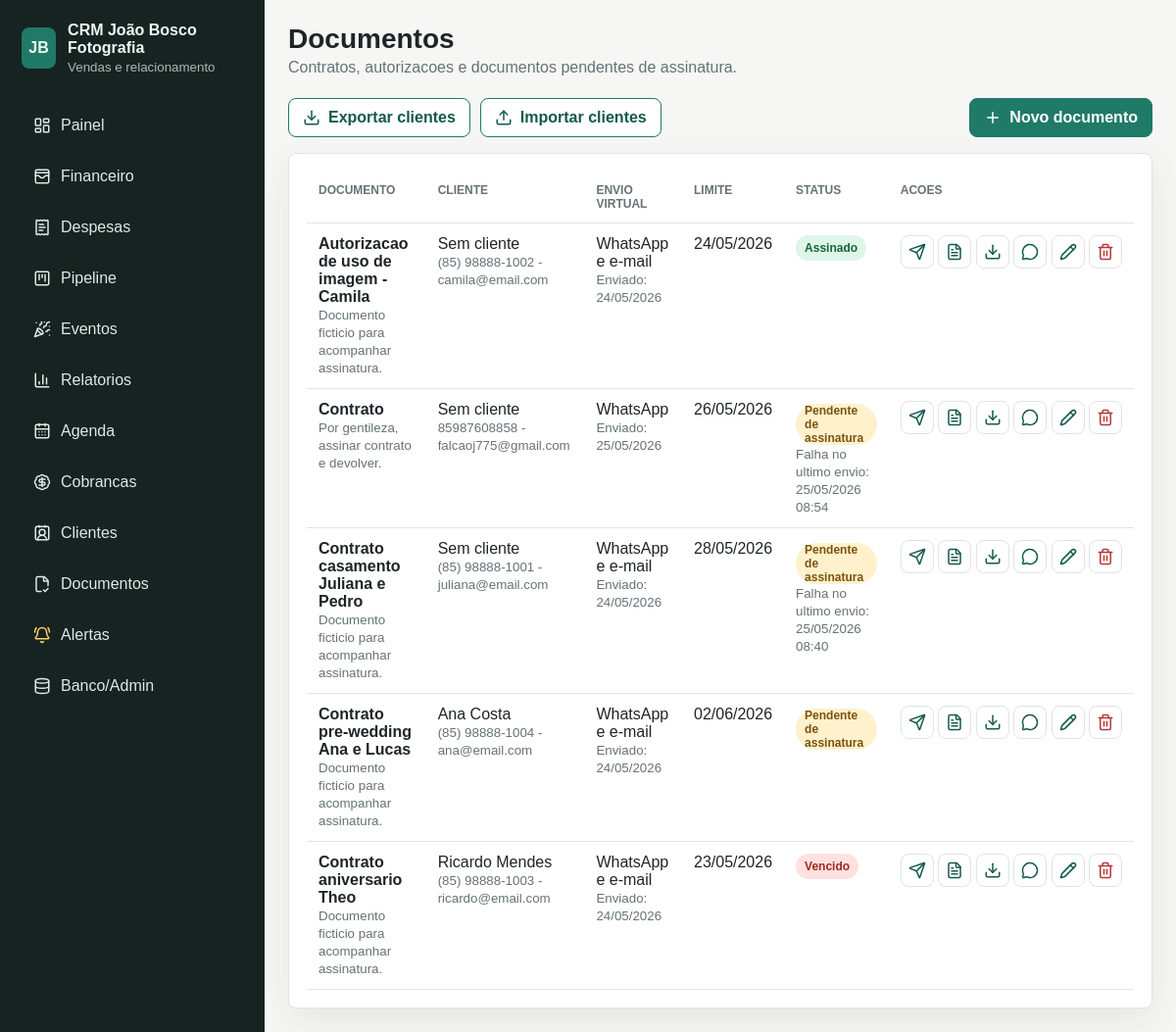
Screenshot of /documentos/ with the database file from the repository.
### crm/models.py (models this page shows, shortened)
class Documento(models.Model):
    STATUS_CHOICES = [
        ("rascunho", "Rascunho"),
        ("enviado", "Enviado para assinatura"),
        ("pendente", "Pendente de assinatura"),
        ("assinado", "Assinado"),
        ("vencido", "Vencido"),
    ]
    ENVIO_CHOICES = [
        ("whatsapp", "WhatsApp"),
        ("email", "E-mail"),
        ("ambos", "WhatsApp e e-mail"),
    ]
    cliente = models.ForeignKey(Cliente, on_delete=models.SET_NULL, null=True, blank=True, related_name="documentos")
    titulo = models.CharField(max_length=160)
    status = models.CharField(max_length=20, choices=STATUS_CHOICES, default="pendente")
    contato_whatsapp = models.CharField(max_length=30, blank=True)
    contato_email = models.EmailField(blank=True)
    forma_envio = models.CharField(max_length=20, choices=ENVIO_CHOICES, default="whatsapp")
    enviado_em = models.DateField(null=True, blank=True)
    assinado_em = models.DateField(null=True, blank=True)
    data_limite = models.DateField(null=True, blank=True)
    conteudo_contrato = models.TextField(
        blank=True,
        default=(
            "CONTRATO DE PRESTACAO DE SERVICOS FOTOGRAFICOS\n\n"
            "Cliente: {{ cliente_nome }}\n"
            "Contato: {{ cliente_contato }}\n"
            "Servico contratado: {{ servico }}\n"
            "Valor: R$ {{ valor }}\n"
            "Data do evento: {{ data_evento }}\n\n"
            "O presente contrato define prazos, entrega dos arquivos, forma de pagamento "
            "e autorizacao de uso de imagem conforme combinado entre as partes.\n\n"
            "Assinatura do cliente: ______________________________\n"
            "Assinatura do fotografo: ____________________________"
        ),
    )
    observacoes = models.TextField(blank=True)
    ultimo_envio_em = models.DateTimeField(null=True, blank=True)
    ultimo_envio_sucesso = models.BooleanField(default=False)
    ultimo_envio_retorno = models.TextField(blank=True)
    criado_em = models.DateTimeField(auto_now_add=True)
    class Meta:
        ordering = ["status", "data_limite", "titulo"]

class Cliente(models.Model):
    nome = models.CharField(max_length=160)
    telefone = models.CharField(max_length=30, blank=True)
    email = models.EmailField(blank=True)
    origem = models.CharField(max_length=80, blank=True)
    tipo_evento = models.CharField(max_length=100, blank=True)
    data_evento = models.DateField(null=True, blank=True)
    proxima_oportunidade = models.DateField(
        null=True,
        blank=True,
        help_text="Data prevista para tentar uma nova venda.",
    )
    observacoes = models.TextField(blank=True)
    criado_em = models.DateTimeField(auto_now_add=True)
    atualizado_em = models.DateTimeField(auto_now=True)
    class Meta:
        ordering = ["nome"]

### crm/views.py (the view)
# urls.py: path("documentos/", views.documentos, name="documentos"),
def documentos(request):
    docs = Documento.objects.select_related("cliente")
    return render(request, "crm/documentos.html", {"documentos": docs})

### templates/crm/documentos.html (shortened to what this page needs)
{% extends "base.html" %}
{% block page_title %}Documentos{% endblock %}
{% block page_subtitle %}Contratos, autorizacoes e documentos pendentes de assinatura.{% endblock %}
{% block content %}
<section class="toolbar">
  <div class="toolbar-actions">
    <a class="button ghost" href="{% url 'clientes_exportar_planilha' %}"><i data-lucide="download"></i>Exportar clientes</a>
    <form class="import-form" method="post" action="{% url 'clientes_importar_planilha' %}" enctype="multipart/form-data">
      <label class="button ghost" for="planilha-clientes"><i data-lucide="upload"></i>Importar clientes</label>
    </form>
  </div>
  <a class="button" href="{% url 'documento_novo' %}"><i data-lucide="plus"></i>Novo documento</a>
</section>
<section class="panel">
  <div class="table-wrap">
    <table>
      <thead><tr><th>Documento</th><th>Cliente</th><th>Envio virtual</th><th>Limite</th><th>Status</th><th>Acoes</th></tr></thead>
      <tbody>
        {% for documento in documentos %}
          <tr>
            <td><strong>{{ documento.titulo }}</strong><br><small>{{ documento.observacoes }}</small></td>
            <td>
              {% if documento.cliente %}{{ documento.cliente.nome }}{% else %}Sem cliente{% endif %}
              <br><small>{{ documento.contato_whatsapp }}{% if documento.contato_email %} - {{ documento.contato_email }}{% endif %}</small>
            </td>
            <td>{{ documento.get_forma_envio_display }}<br><small>Enviado: {{ documento.enviado_em|date:"d/m/Y"|default:"Nao enviado" }}</small></td>
            <td>{{ documento.data_limite|date:"d/m/Y" }}</td>
            <td>
              <span class="badge {{ documento.status }}">{{ documento.get_status_display }}</span>
              {% if documento.ultimo_envio_em %}
                <br><small>{% if documento.ultimo_envio_sucesso %}Ultimo envio confirmado{% else %}Falha no ultimo envio{% endif %}: {{ documento.ultimo_envio_em|date:"d/m/Y H:i" }}</small>
              {% endif %}
            </td>
            <td class="actions">
              <form class="inline-form" method="post" action="{% url 'documento_enviar' documento.pk %}">
                <button class="icon-link" type="submit" title="Enviar documento real"><i data-lucide="send"></i></button>
              </form>
              <a class="icon-link" href="{% url 'documento_pdf' documento.pk %}" target="_blank" rel="noopener" title="Abrir PDF editavel"><i data-lucide="file-text"></i></a>
              <a class="icon-link" href="{% url 'documento_pdf' documento.pk %}?download=1" title="Baixar PDF editavel"><i data-lucide="download"></i></a>
              <a class="icon-link" href="{% url 'documento_whatsapp_manual' documento.pk %}" target="_blank" rel="noopener" title="Abrir WhatsApp com mensagem pronta"><i data-lucide="message-circle"></i></a>
              <a class="icon-link" href="{% url 'documento_editar' documento.pk %}" title="Editar"><i data-lucide="pencil"></i></a>
              <a class="icon-link danger" href="{% url 'documento_excluir' documento.pk %}" title="Excluir"><i data-lucide="trash-2"></i></a>
            </td>
          </tr>
        {% empty %}
          <tr><td colspan="6">Nenhum documento cadastrado.</td></tr>
        {% endfor %}
      </tbody>
    </table>
  </div>
</section>
{% endblock %}

### static/crm/styles.css (style rules this page uses)
:root { --bg: #f6f7f4; --surface: #ffffff; --surface-2: #eef3ef; --text: #1e2528; --muted: #667276; --line: #dfe5e1; --accent: #1f7a68; --accent-dark: #135a4d; --danger: #b73737; --warning: #b76f16; --shadow: 0 12px 35px rgba(31, 43, 39, .08); }
* { box-sizing: border-box; }
body { margin: 0; min-height: 100vh; color: var(--text); background: var(--bg); font-family: Arial, Helvetica, sans-serif; }
a { color: inherit; text-decoration: none; }
.brand small, .topbar p, small { color: var(--muted); }
svg { width: 18px; height: 18px; flex: 0 0 auto; }
.stat, .panel, .sale, .form-panel { border: 1px solid var(--line); border-radius: 8px; background: var(--surface); box-shadow: var(--shadow); }
.panel, .form-panel { padding: 18px; }
.panel-head, .toolbar, .sale-head, .row-actions { display: flex; align-items: center; justify-content: space-between; gap: 12px; }
.button { display: inline-flex; align-items: center; justify-content: center; gap: 8px; min-height: 40px; padding: 0 14px; border: 1px solid var(--accent); border-radius: 8px; background: var(--accent); color: #fff; font-weight: 700; cursor: pointer; }
.button.ghost { background: var(--surface); color: var(--accent-dark); }
.table-wrap { width: 100%; overflow-x: auto; }
table { width: 100%; border-collapse: collapse; min-width: 760px; }
th, td { padding: 12px; border-bottom: 1px solid var(--line); text-align: left; vertical-align: top; }
th { color: var(--muted); font-size: 12px; text-transform: uppercase; }
.badge { display: inline-flex; align-items: center; min-height: 26px; padding: 0 9px; border-radius: 999px; background: #dce6e2; color: #32403c; font-size: 12px; font-weight: 700; }
.badge.pendente { background: #fff1cc; color: #7b520d; }
.badge.vencido { background: #ffe1df; color: #9f2920; }
.badge.concluida, .badge.assinado { background: #dff5e8; color: #14643c; }
.toolbar { margin-bottom: 16px; }
.toolbar-actions { display: flex; align-items: center; gap: 10px; flex-wrap: wrap; }
.import-form { display: inline-flex; }
.actions { white-space: nowrap; }
.inline-form { display: inline; }
.inline-form button { font: inherit; cursor: pointer; }
.icon-link { display: inline-grid; width: 34px; height: 34px; place-items: center; border: 1px solid var(--line); border-radius: 8px; background: #fff; color: var(--accent-dark); }
.icon-link.danger { color: var(--danger); }

### rows the page displays
Documento: titulo "Autorizacao de uso de imagem - Camila", observacoes "Documento ficticio para acompanhar assinatura.", shows "Sem cliente", contato_whatsapp "(85) 98888-1002", contato_email "camila@email.com", forma_envio "WhatsApp e e-mail", enviado_em "24/05/2026", data_limite "24/05/2026", status "Assinado"
Documento: titulo "Contrato", observacoes "Por gentileza, assinar contrato e devolver.", shows "Sem cliente", contato_whatsapp "85987608858", contato_email "falcaoj775@gmail.com", forma_envio "WhatsApp", enviado_em "25/05/2026", data_limite "26/05/2026", status "Pendente de assinatura", ultimo_envio_sucesso "Falha no ultimo envio", ultimo_envio_em "25/05/2026 08:54"
Documento: titulo "Contrato casamento Juliana e Pedro", observacoes "Documento ficticio para acompanhar assinatura.", shows "Sem cliente", contato_whatsapp "(85) 98888-1001", contato_email "juliana@email.com", forma_envio "WhatsApp e e-mail", enviado_em "24/05/2026", data_limite "28/05/2026", status "Pendente de assinatura", ultimo_envio_sucesso "Falha no ultimo envio", ultimo_envio_em "25/05/2026 08:40"
Documento: titulo "Contrato pre-wedding Ana e Lucas", observacoes "Documento ficticio para acompanhar assinatura.", cliente.nome "Ana Costa", contato_whatsapp "(85) 98888-1004", contato_email "ana@email.com", forma_envio "WhatsApp e e-mail", enviado_em "24/05/2026", data_limite "02/06/2026", status "Pendente de assinatura"
Documento: titulo "Contrato aniversario Theo", observacoes "Documento ficticio para acompanhar assinatura.", cliente.nome "Ricardo Mendes", contato_whatsapp "(85) 98888-1003", contato_email "ricardo@email.com", forma_envio "WhatsApp e e-mail", enviado_em "24/05/2026", data_limite "23/05/2026", status "Vencido"
